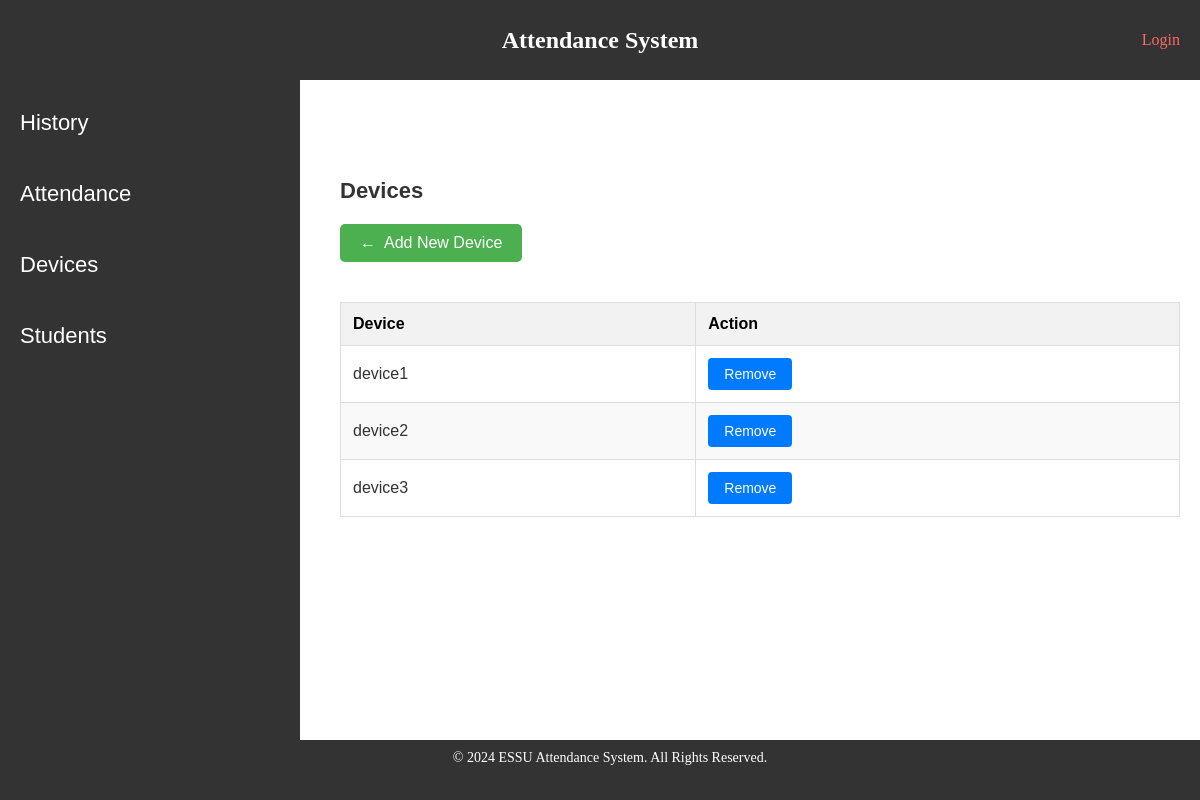
/devices/, run on an earlier commit of the app's database.
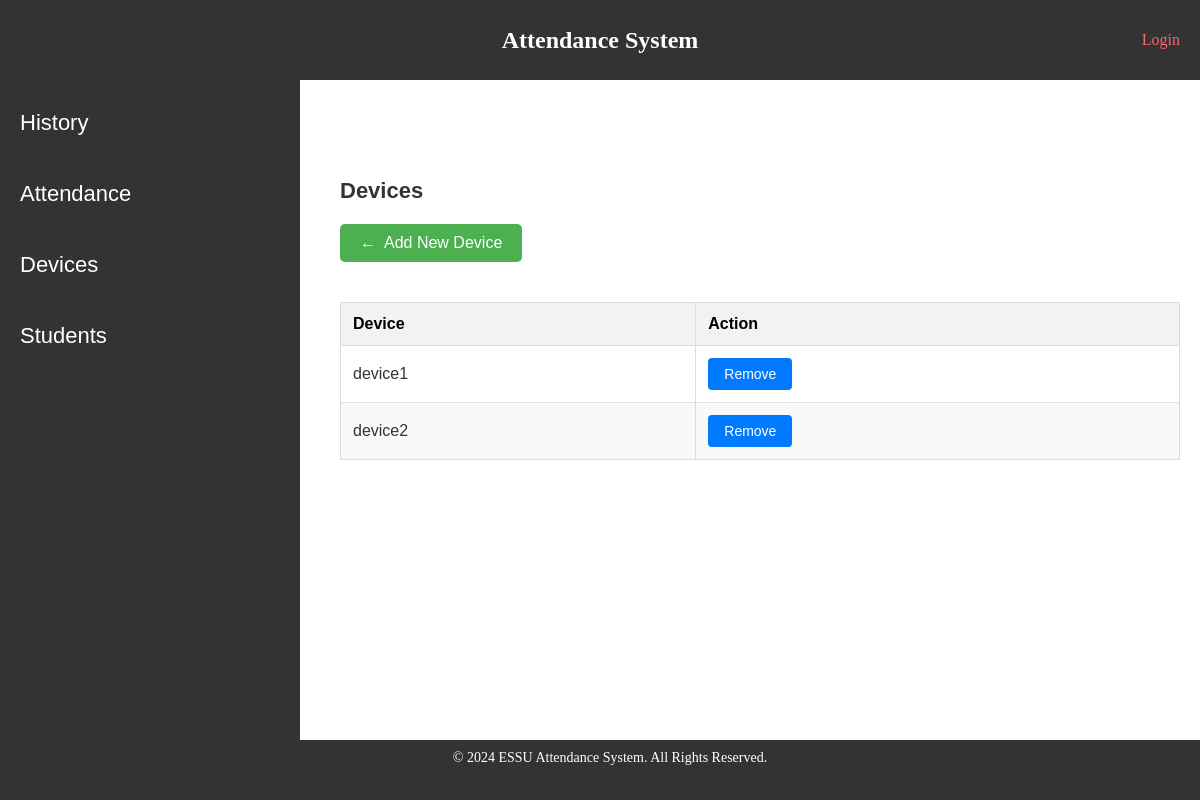
And on a later commit of the database.
### attendance_app/models.py (models this page shows, shortened)
class Device(models.Model):
    name = models.CharField(max_length=200, unique=True)
    token = models.ForeignKey(SecurityToken, on_delete=models.CASCADE)

### attendance_app/views.py (the view)
# urls.py: path("devices/",views.devices, name='devices'),
def devices(request):
    devices1 = Device.objects.all()
    return render(request, "attendance_app/devices.html",{"devices":devices1})

### attendance_app/templates/attendance_app/devices.html
{% extends "attendance_app/control_panel.html" %}
{% block content %}
    <h2 class="attendance_dashboard_h2">Devices</h2>
    <p>
        <a href="{% url 'add_device' %}" class="back-link">Add New Device</a>
    </p>
    <table class="table1">
        <thead>
            <tr>
                <th>Device</th>
                <th>Action</th>
            </tr>
        </thead>
        <tbody>
            {% for device in devices %}
            <tr>
                <td>{{device.name}}</td>
                <td><a href="{% url 'delete_device' device.id %}" class="view-btn">Remove</a></td>
            </tr>
            {% empty %}
            <tr>
                <td colspan="2">No devices</td>
            </tr>
            {% endfor %}
        </tbody>
    </table>
{% endblock content %}

What changed in the data, as far as the page shows it:
removed Device: name "device3"
